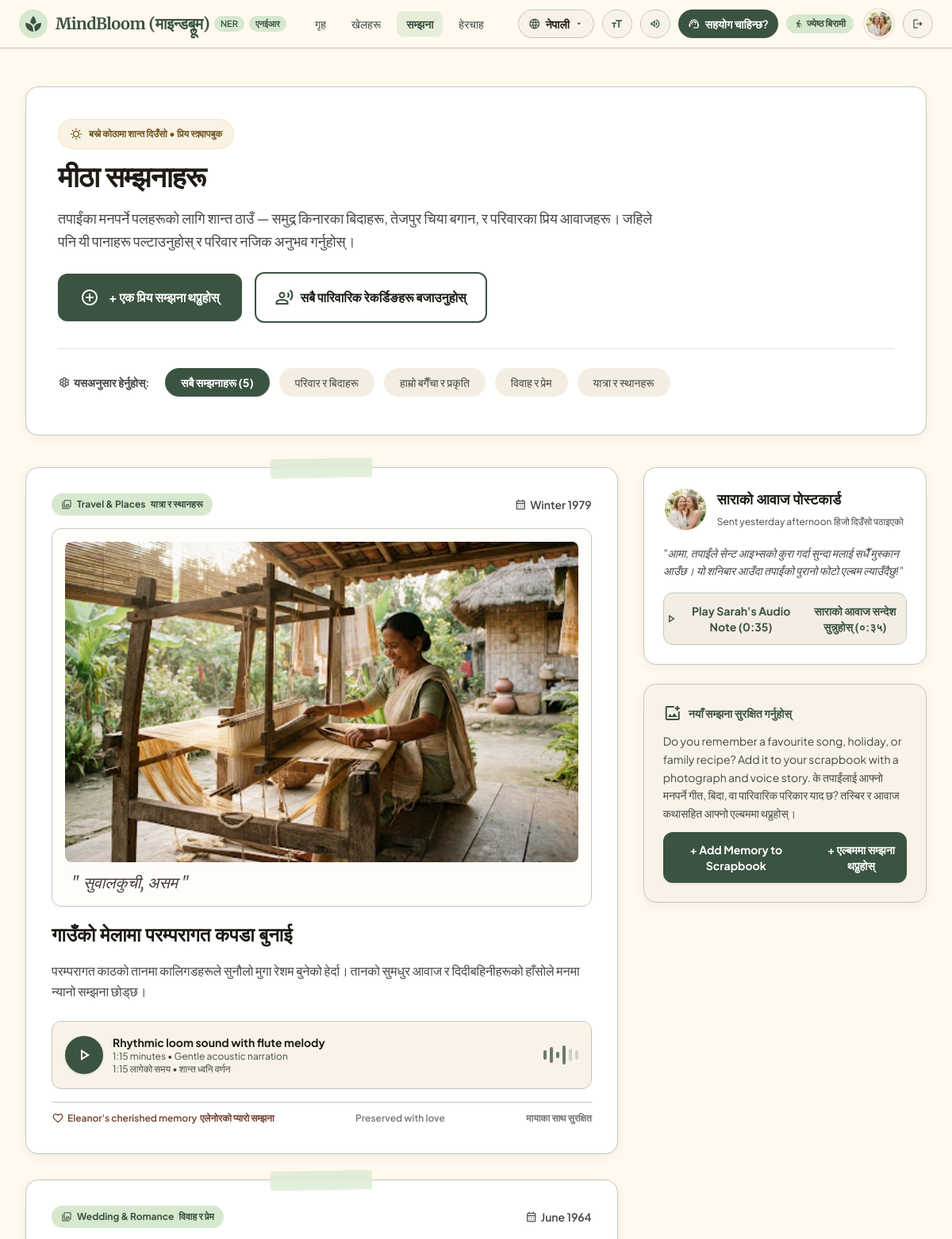
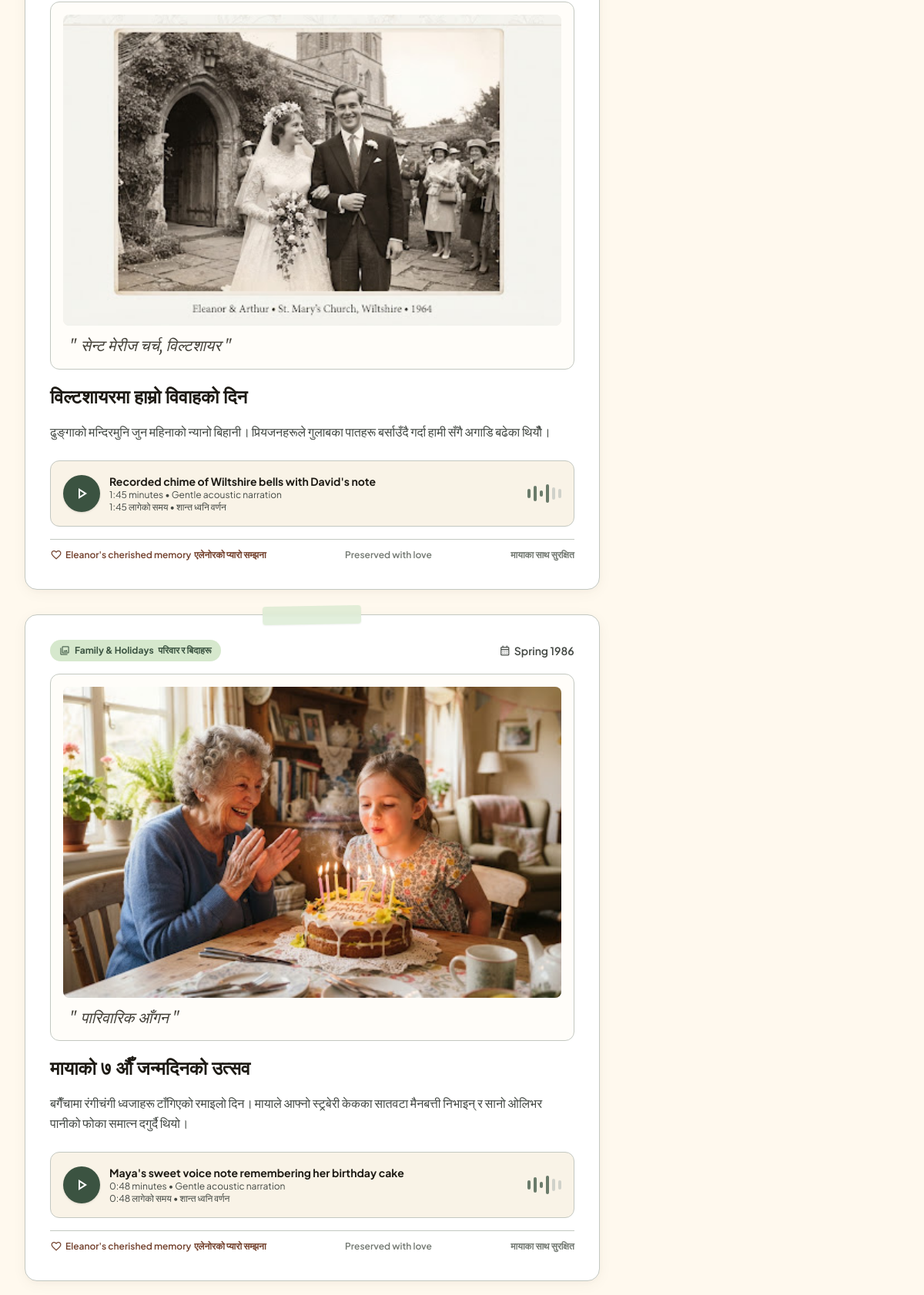
Screenshot of /memories/ (upper part) with the database file from the repository (2 pictures, top to bottom).
### mindbloom_app/models.py (models this page shows, shortened)
class Memory(models.Model):
    TAG_CHOICES = [
        ('all', 'General'),
        ('family', 'Family & Holidays'),
        ('garden', 'Garden & Nature'),
        ('wedding', 'Wedding & Romance'),
        ('travel', 'Travel & Places'),
    ]
    user = models.ForeignKey(User, on_delete=models.CASCADE, related_name='memories')
    title = models.CharField(max_length=200)
    period = models.CharField(max_length=100, help_text="e.g. Summer 1968, Autumn 1974")
    location = models.CharField(max_length=150, blank=True, help_text="e.g. St Ives, Cornwall / Tezpur, Assam")
    description = models.TextField()
    image_url = models.CharField(max_length=500, blank=True)
    tag = models.CharField(max_length=30, choices=TAG_CHOICES, default='family')
    audio_label = models.CharField(max_length=150, blank=True, default="Sarah's audio description")
    audio_duration = models.CharField(max_length=20, blank=True, default="1:15")
    created_at = models.DateTimeField(default=timezone.now)
    class Meta:
        ordering = ['-created_at']

### mindbloom_app/views.py (the view)
# urls.py: path('memories/', views.memories_view, name='memories'),
def memories_view(request):
    user = get_active_user(request)
    lang = get_current_lang(request)
    active_tag = request.GET.get('tag', 'all')
    if active_tag and active_tag != 'all':
        memories = list(Memory.objects.filter(user=user, tag=active_tag))
    else:
        memories = list(Memory.objects.filter(user=user))
    localize_reminders_and_memories(None, memories, lang)
    all_count = Memory.objects.filter(user=user).count()
    context = {
        'memories': memories,
        'active_tag': active_tag,
        'all_count': all_count,
    }
    return render(request, 'memories.html', context)

### mindbloom_app/templates/memories.html (shortened to what this page needs)
{% extends "base.html" %}
{% load static %}
{% block content %}
<main class="flex-grow max-w-7xl mx-auto w-full px-4 sm:px-8 py-8 md:py-12 space-y-10">
  <section class="bg-surface-container-lowest border border-outline-variant rounded-2xl p-6 sm:p-10 paper-shadow relative overflow-hidden">
    <div class="max-w-3xl space-y-4">
      <div class="inline-flex items-center gap-2 px-3.5 py-1.5 rounded-full bg-[#FAF3E3] text-[#6E5523] text-xs font-bold border border-[#EEDB9F]/50">
        <span class="material-symbols-outlined text-base">sunny</span>
        <span>{{ T.scrapbook_badge }}</span>
      </div>
      <h1 class="font-headline font-bold text-3xl sm:text-4xl text-on-surface tracking-tight">
        {{ T.memories }}
      </h1>
      <p class="text-lg text-on-surface-variant leading-relaxed font-body">
        {{ T.memories_sub }}
      </p>
      <div class="pt-2 flex flex-wrap items-center gap-4">
        <button onclick="openAddMemoryModal()" class="inline-flex items-center justify-center gap-3 px-7 py-3.5 rounded-xl bg-primary text-on-primary font-bold text-base shadow hover:bg-primary-container transition-colors min-h-[56px] cursor-pointer">
          <span class="material-symbols-outlined text-2xl">add_circle</span>
          <span>{{ T.add_memory_btn }}</span>
        </button>
        <button onclick="playAllRecordings()" class="inline-flex items-center justify-center gap-2 px-6 py-3.5 rounded-xl bg-surface-container-lowest border-2 border-primary text-on-surface font-bold text-base hover:bg-surface-container transition-colors min-h-[56px] cursor-pointer" id="playAllRecordingsBtn">
          <span class="material-symbols-outlined text-primary text-2xl" id="playAllIcon">record_voice_over</span>
          <span>{{ T.play_all_recordings }}</span>
        </button>
      </div>
    </div>
    <div class="mt-8 pt-6 border-t border-outline-variant/50 flex items-center gap-3 overflow-x-auto pb-2">
      <span class="text-sm font-semibold text-on-surface-variant flex items-center gap-1 mr-2 shrink-0">
        <span class="material-symbols-outlined text-base">filter_vintage</span>
        <span>{{ T.browse_by }}</span>
      </span>
      <a href="{% url 'memories' %}" class="px-5 py-2 rounded-full {% if not active_tag or active_tag == 'all' %}bg-primary text-on-primary font-bold shadow{% else %}bg-surface-container hover:bg-surface-container-high text-on-surface-variant{% endif %} text-sm shrink-0 transition-colors">
        {{ T.all_memories }} ({{ all_count }})
      </a>
      <a href="{% url 'memories' %}?tag=family" class="px-5 py-2 rounded-full {% if active_tag == 'family' %}bg-primary text-on-primary font-bold shadow{% else %}bg-surface-container hover:bg-surface-container-high text-on-surface-variant{% endif %} text-sm shrink-0 transition-colors">
        {{ T.family_holidays }}
      </a>
      <a href="{% url 'memories' %}?tag=garden" class="px-5 py-2 rounded-full {% if active_tag == 'garden' %}bg-primary text-on-primary font-bold shadow{% else %}bg-surface-container hover:bg-surface-container-high text-on-surface-variant{% endif %} text-sm shrink-0 transition-colors">
        {{ T.garden_nature }}
      </a>
      <a href="{% url 'memories' %}?tag=wedding" class="px-5 py-2 rounded-full {% if active_tag == 'wedding' %}bg-primary text-on-primary font-bold shadow{% else %}bg-surface-container hover:bg-surface-container-high text-on-surface-variant{% endif %} text-sm shrink-0 transition-colors">
        {{ T.wedding_romance }}
      </a>
      <a href="{% url 'memories' %}?tag=travel" class="px-5 py-2 rounded-full {% if active_tag == 'travel' %}bg-primary text-on-primary font-bold shadow{% else %}bg-surface-container hover:bg-surface-container-high text-on-surface-variant{% endif %} text-sm shrink-0 transition-colors">
        {{ T.travel_places }}
      </a>
    </div>
  </section>
  <div class="grid grid-cols-1 lg:grid-cols-12 gap-8 items-start">
    <div class="lg:col-span-8 space-y-8">
      {% for memory in memories %}
        <article class="bg-surface-container-lowest border border-outline-variant rounded-2xl p-6 sm:p-8 paper-shadow transition-all relative group">
          <div class="washi-tape absolute -top-3 left-1/2 -translate-x-1/2 w-32 h-6 rounded transform -rotate-1 shadow-sm pointer-events-none"></div>
          <div class="flex items-center justify-between mb-4">
            <span class="inline-flex items-center gap-1.5 px-3 py-1 rounded-full bg-secondary-container text-primary text-xs font-bold">
              <span class="material-symbols-outlined text-sm">photo_library</span>
              <span>{{ memory.get_tag_display }}</span>
              <span>{{ memory.display_tag|default:memory.get_tag_display }}</span>
            </span>
            <span class="text-sm font-semibold text-on-surface-variant flex items-center gap-1">
              <span class="material-symbols-outlined text-base">calendar_month</span>
              <span>{{ memory.period }}</span>
            </span>
          </div>
          <div class="p-3 sm:p-4 rounded-xl border border-outline-variant bg-[#FFFDF9] mb-5">
            <div class="aspect-[16/10] overflow-hidden rounded-lg relative bg-surface-container">
              <img src="{{ memory.image_url }}" alt="{{ memory.display_title|default:memory.title }}" class="w-full h-full object-cover group-hover:scale-102 transition-transform duration-300">
            </div>
            <p class="font-script text-xl text-[#423F37] mt-3 px-2 leading-snug">
              " {{ memory.display_location|default:memory.location }} "
            </p>
          </div>
          <div class="space-y-4">
            <h2 class="font-headline font-bold text-2xl text-on-surface">
              {{ memory.display_title|default:memory.title }}
            </h2>
            <p class="text-base text-on-surface-variant leading-relaxed font-body">
              {{ memory.display_description|default:memory.description }}
            </p>
            <div class="pt-2">
              <div class="bg-surface-container-low border border-outline-variant rounded-xl p-4 flex flex-col sm:flex-row items-start sm:items-center justify-between gap-4">
                <div class="flex items-center gap-3">
                  <button onclick="playMemoryAudio('{{ memory.display_title|default:memory.title|escapejs }}', '{{ memory.display_description|default:memory.description|escapejs }}', this)"
                          class="w-12 h-12 rounded-full bg-primary text-on-primary flex items-center justify-center hover:bg-primary-container shadow shrink-0 cursor-pointer transition-colors"
                          title="Listen to story audio">
                    <span class="material-symbols-outlined text-2xl memory-play-icon">play_arrow</span>
                  </button>
                  <div>
                    <h3 class="font-bold text-sm text-on-surface">{{ memory.audio_label }}</h3>
                    <p class="text-xs text-on-surface-variant">{{ memory.audio_duration }} minutes • Gentle acoustic narration</p>
                    <p class="text-xs text-on-surface-variant">{{ memory.audio_duration }} {{ T.time_spent }} • {{ T.acoustic_narration }}</p>
                  </div>
                </div>
                <div class="flex items-center gap-1 h-6 w-full sm:w-36 justify-end opacity-75">
                  <span class="w-1 h-3 bg-primary rounded-full"></span>
                  <span class="w-1 h-5 bg-primary rounded-full"></span>
                  <span class="w-1 h-2 bg-primary rounded-full"></span>
                  <span class="w-1 h-6 bg-primary rounded-full"></span>
                  <span class="w-1 h-4 bg-outline-variant rounded-full"></span>
                  <span class="w-1 h-3 bg-outline-variant rounded-full"></span>
                </div>
              </div>
            </div>
            <div class="flex items-center justify-between pt-2 border-t border-outline-variant text-xs font-semibold text-on-surface-variant">
              <span class="text-tertiary flex items-center gap-1">
                <span class="material-symbols-outlined text-base">favorite</span>
                <span>Eleanor's cherished memory</span>
                <span>{{ T.eleanor_cherished_memory }}</span>
              </span>
              <span class="text-outline">Preserved with love</span>
              <span class="text-outline">{{ T.preserved_with_love }}</span>
            </div>
          </div>
        </article>
      {% endfor %}
    </div>
    <div class="lg:col-span-4 space-y-6">
      <div class="bg-surface-container-lowest border border-outline-variant rounded-2xl p-6 paper-shadow space-y-4">
        <div class="flex items-center gap-3">
          <img src="{% static 'images/stitch/img_a3312d477143.jpg' %}" alt="Sarah and Eleanor" class="w-14 h-14 rounded-full object-cover border-2 border-surface-bright">
          <div>
            <h3 class="font-headline font-bold text-lg text-on-surface">{{ T.sarah_postcard_title }}</h3>
            <span class="text-xs text-on-surface-variant">Sent yesterday afternoon</span>
            <span class="text-xs text-on-surface-variant">{{ T.sent_yesterday_afternoon }}</span>
          </div>
        </div>
        <p class="text-sm text-on-surface-variant italic leading-relaxed">
          {{ T.sarah_postcard_quote }}
        </p>
        <button onclick="speakPageText('Ma, listening to you talk about St Ives always makes me smile. I am bringing your old photo album when I visit this Saturday! Have a warm cup of tea.'); playGentleChime('chime');"
                class="w-full py-3 rounded-xl bg-surface-container hover:bg-surface-container-high border border-outline-variant text-primary font-bold text-sm flex items-center justify-center gap-2">
          <span class="material-symbols-outlined text-lg">play_arrow</span>
          <span>Play Sarah's Audio Note (0:35)</span>
          <span>{{ T.play_sarah_audio_note }}</span>
        </button>
      </div>
      <div class="bg-surface-container-low border border-outline-variant rounded-2xl p-6 paper-shadow space-y-3">
        <div class="flex items-center gap-2 text-primary font-bold text-sm">
          <span class="material-symbols-outlined">add_photo_alternate</span>
          <span>{{ T.preserve_new_memory }}</span>
        </div>
        <p class="text-sm text-on-surface-variant leading-relaxed">
          Do you remember a favourite song, holiday, or family recipe? Add it to your scrapbook with a photograph and voice story.
          {{ T.remember_song_recipe }}
        </p>
        <button onclick="openAddMemoryModal()" class="w-full py-3 rounded-xl bg-primary text-on-primary font-bold text-sm flex items-center justify-center gap-2 shadow hover:bg-primary-container">
          <span>+ Add Memory to Scrapbook</span>
          <span>{{ T.add_memory_to_scrapbook }}</span>
        </button>
      </div>
    </div>
  </div>
</main>
{% endblock %}

### rows the page displays
Memory: tag "Travel & Places", display_tag "यात्रा र स्थानहरू", period "Winter 1979", image_url (picture), display_location "सुवालकुची, असम", display_title "गाउँको मेलामा परम्परागत कपडा बुनाई", display_description "परम्परागत काठको तानमा कालिगडहरूले सुनौलो मुगा रेशम बुनेको हेर्दा। तानको सुमधुर आवाज र दिदीबहिनीहरूको हाँसोले मनमा न्यानो सम्झना छोड्छ।", audio_label "Rhythmic loom sound with flute melody", audio_duration "1:15", time_spent "लागेको समय", acoustic_narration "शान्त ध्वनि वर्णन", eleanor_cherished_memory "एलेनोरको प्यारो सम्झना", preserved_with_love "मायाका साथ सुरक्षित"
Memory: tag "Wedding & Romance", display_tag "विवाह र प्रेम", period "June 1964", image_url (picture), display_location "सेन्ट मेरीज चर्च, विल्टशायर", display_title "विल्टशायरमा हाम्रो विवाहको दिन", display_description "ढुङ्गाको मन्दिरमुनि जुन महिनाको न्यानो बिहानी। प्रियजनहरूले गुलाबका पातहरू बर्साउँदै गर्दा हामी सँगै अगाडि बढेका थियौँ।", audio_label "Recorded chime of Wiltshire bells with David's note", audio_duration "1:45", time_spent "लागेको समय", acoustic_narration "शान्त ध्वनि वर्णन", eleanor_cherished_memory "एलेनोरको प्यारो सम्झना", preserved_with_love "मायाका साथ सुरक्षित"
Memory: tag "Family & Holidays", display_tag "परिवार र बिदाहरू", period "Spring 1986", image_url (picture), display_location "पारिवारिक आँगन", display_title "मायाको ७ औँ जन्मदिनको उत्सव", display_description "बगैँचामा रंगीचंगी ध्वजाहरू टाँगिएको रमाइलो दिन। मायाले आफ्नो स्ट्रबेरी केकका सातवटा मैनबत्ती निभाइन् र सानो ओलिभर पानीको फोका समात्न दगुर्दै थियो।", audio_label "Maya's sweet voice note remembering her birthday cake", audio_duration "0:48", time_spent "लागेको समय", acoustic_narration "शान्त ध्वनि वर्णन", eleanor_cherished_memory "एलेनोरको प्यारो सम्झना", preserved_with_love "मायाका साथ सुरक्षित"

### other values shown
{{ T.brand_name }} "MindBloom (माइन्डब्लूम)"
{{ T.ner_badge|default:"NER" }} "एनईआर"
{{ T.nav_home }} "गृह"
{{ T.nav_games }} "खेलहरू"
{{ T.nav_memories }} "सम्झना"
{{ T.nav_caregiver }} "हेरचाह"
{{ CURRENT_LANG_NATIVE }} "नेपाली"
{{ T.need_hand }} "सहयोग चाहिन्छ?"
{{ T.role_elderly_badge }} "ज्येष्ठ बिरामी"
{{ T.scrapbook_badge }} "बस्ने कोठामा शान्त दिउँसो • प्रिय स्क्र्यापबुक"
{{ T.memories }} "मीठा सम्झनाहरू"
{{ T.memories_sub }} "तपाईंका मनपर्ने पलहरूको लागि शान्त ठाउँ — समुद्र किनारका बिदाहरू, तेजपुर चिया बगान, र परिवारका प्रिय आवाजहरू। जहिले पनि यी पानाहरू पल्टाउनुहोस् र परिवार नजिक अनुभव गर्नुहोस्।"
{{ T.add_memory_btn }} "+ एक प्रिय सम्झना थप्नुहोस्"
{{ T.play_all_recordings }} "सबै पारिवारिक रेकर्डिङहरू बजाउनुहोस्"
{{ T.browse_by }} "यसअनुसार हेर्नुहोस्:"
